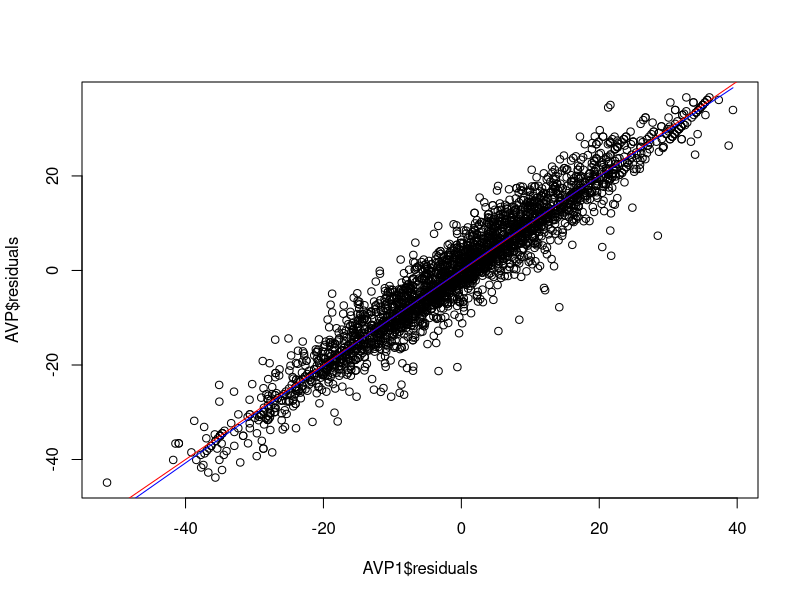

Here is the R script that generated this plot:
#Dataset: NLSY, Codebook: NLSY
#Using the added variable plot method, assess whether highest grade completed by child’s 
#mother (medu) is an omitted relevant variable in the following regression model: read = magebirth + breastfed

#Step 1: create a new data frame called ‘good2’ that
#include missing observations on the variables of interest
setwd("/Users/Leah/Downloads/Lab 5")
good <- read.csv("NLSY.csv")
good2 <- na.omit(good[,c( "read", "magebirth","breastfed","medu")])

#Step 2: Estimate regression models
AVP <-lm(read ~ magebirth + breastfed , data = good2)
resid_read <- as.data.frame(AVP$residuals)
AVP1 <-lm(read ~ magebirth + breastfed+medu , data = good2)
resid_medu <- as.data.frame(AVP1$residuals)

#Step 3: Plot the residuals from the initial model against residuals from the model with medu as 
#the dependent variable. Then add a regression line and lowess curve.
plot(AVP1$residuals, AVP$residuals)
abline(lm(AVP$residuals~ AVP1$residuals), col="red")
lines(lowess(AVP$residuals~ AVP1$residuals), col="blue")
